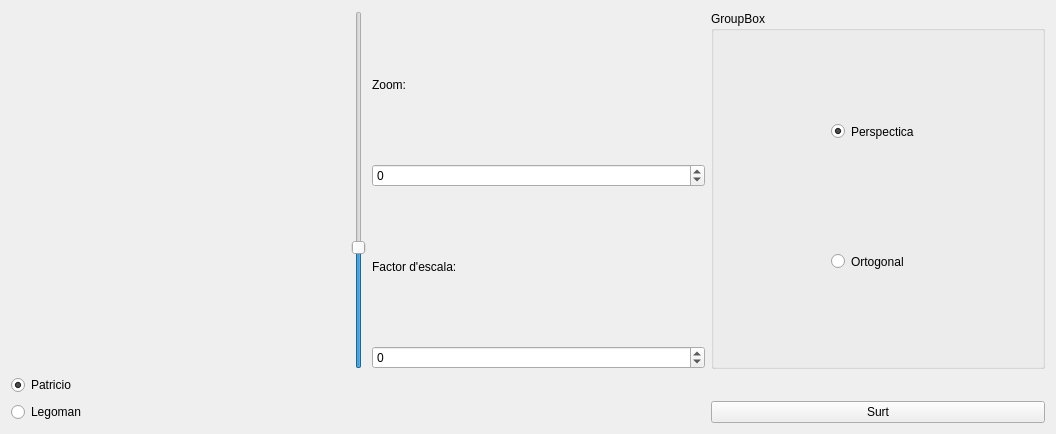
<?xml version="1.0" encoding="UTF-8"?>
<ui version="4.0">
 <class>MyForm</class>
 <widget class="QWidget" name="MyForm">
  <property name="geometry">
   <rect>
    <x>0</x>
    <y>0</y>
    <width>1056</width>
    <height>434</height>
   </rect>
  </property>
  <property name="windowTitle">
   <string>Form</string>
  </property>
  <layout class="QGridLayout" name="gridLayout">
   <item row="4" column="5">
    <widget class="QPushButton" name="pushButton">
     <property name="text">
      <string>Surt</string>
     </property>
    </widget>
   </item>
   <item row="1" column="2">
    <widget class="QSlider" name="verticalSlider">
     <property name="minimum">
      <number>-30</number>
     </property>
     <property name="maximum">
      <number>60</number>
     </property>
     <property name="orientation">
      <enum>Qt::Orientation::Vertical</enum>
     </property>
    </widget>
   </item>
   <item row="1" column="1">
    <widget class="MyGLWidget" name="widget" native="true"/>
   </item>
   <item row="3" column="1">
    <widget class="QRadioButton" name="radioButton">
     <property name="text">
      <string>Patricio</string>
     </property>
     <property name="checked">
      <bool>true</bool>
     </property>
    </widget>
   </item>
   <item row="4" column="1">
    <widget class="QRadioButton" name="radioButton_2">
     <property name="text">
      <string>Legoman</string>
     </property>
    </widget>
   </item>
   <item row="1" column="5">
    <layout class="QVBoxLayout" name="verticalLayout">
     <item>
      <widget class="QGroupBox" name="groupBox">
       <property name="title">
        <string>GroupBox</string>
       </property>
       <widget class="QRadioButton" name="radioButton_4">
        <property name="geometry">
         <rect>
          <x>120</x>
          <y>110</y>
          <width>231</width>
          <height>21</height>
         </rect>
        </property>
        <property name="text">
         <string>Perspectica</string>
        </property>
        <property name="checked">
         <bool>true</bool>
        </property>
       </widget>
       <widget class="QRadioButton" name="radioButton_3">
        <property name="geometry">
         <rect>
          <x>120</x>
          <y>240</y>
          <width>231</width>
          <height>21</height>
         </rect>
        </property>
        <property name="text">
         <string>Ortogonal</string>
        </property>
        <property name="checked">
         <bool>false</bool>
        </property>
       </widget>
      </widget>
     </item>
    </layout>
   </item>
   <item row="1" column="3">
    <layout class="QVBoxLayout" name="verticalLayout_2">
     <item>
      <widget class="QLabel" name="label">
       <property name="minimumSize">
        <size>
         <width>333</width>
         <height>0</height>
        </size>
       </property>
       <property name="maximumSize">
        <size>
         <width>333</width>
         <height>16777215</height>
        </size>
       </property>
       <property name="text">
        <string>Zoom:</string>
       </property>
      </widget>
     </item>
     <item>
      <widget class="QSpinBox" name="spinBox">
       <property name="minimumSize">
        <size>
         <width>333</width>
         <height>0</height>
        </size>
       </property>
       <property name="minimum">
        <number>-30</number>
       </property>
       <property name="maximum">
        <number>60</number>
       </property>
      </widget>
     </item>
     <item>
      <widget class="QLabel" name="label_2">
       <property name="minimumSize">
        <size>
         <width>333</width>
         <height>147</height>
        </size>
       </property>
       <property name="text">
        <string>Factor d'escala:</string>
       </property>
      </widget>
     </item>
     <item>
      <widget class="QSpinBox" name="spinBox_2">
       <property name="minimumSize">
        <size>
         <width>333</width>
         <height>0</height>
        </size>
       </property>
       <property name="minimum">
        <number>-10</number>
       </property>
       <property name="maximum">
        <number>4</number>
       </property>
      </widget>
     </item>
    </layout>
   </item>
  </layout>
 </widget>
 <customwidgets>
  <customwidget>
   <class>MyGLWidget</class>
   <extends>QWidget</extends>
   <header>MyGLWidget.h</header>
   <container>1</container>
   <slots>
    <slot>canvia_FOV(int)</slot>
    <slot>canvia_VAO(bool)</slot>
    <slot>canvia_perspectiva(bool)</slot>
    <slot>canvia_escala(int)</slot>
   </slots>
  </customwidget>
 </customwidgets>
 <resources/>
 <connections>
  <connection>
   <sender>verticalSlider</sender>
   <signal>valueChanged(int)</signal>
   <receiver>spinBox</receiver>
   <slot>setValue(int)</slot>
   <hints>
    <hint type="sourcelabel">
     <x>364</x>
     <y>131</y>
    </hint>
    <hint type="destinationlabel">
     <x>704</x>
     <y>185</y>
    </hint>
   </hints>
  </connection>
  <connection>
   <sender>spinBox</sender>
   <signal>valueChanged(int)</signal>
   <receiver>verticalSlider</receiver>
   <slot>setValue(int)</slot>
   <hints>
    <hint type="sourcelabel">
     <x>704</x>
     <y>185</y>
    </hint>
    <hint type="destinationlabel">
     <x>364</x>
     <y>259</y>
    </hint>
   </hints>
  </connection>
  <connection>
   <sender>verticalSlider</sender>
   <signal>valueChanged(int)</signal>
   <receiver>widget</receiver>
   <slot>canvia_FOV(int)</slot>
   <hints>
    <hint type="sourcelabel">
     <x>364</x>
     <y>82</y>
    </hint>
    <hint type="destinationlabel">
     <x>204</x>
     <y>58</y>
    </hint>
   </hints>
  </connection>
  <connection>
   <sender>spinBox</sender>
   <signal>valueChanged(int)</signal>
   <receiver>widget</receiver>
   <slot>canvia_FOV(int)</slot>
   <hints>
    <hint type="sourcelabel">
     <x>666</x>
     <y>185</y>
    </hint>
    <hint type="destinationlabel">
     <x>182</x>
     <y>312</y>
    </hint>
   </hints>
  </connection>
  <connection>
   <sender>pushButton</sender>
   <signal>clicked()</signal>
   <receiver>MyForm</receiver>
   <slot>close()</slot>
   <hints>
    <hint type="sourcelabel">
     <x>1046</x>
     <y>424</y>
    </hint>
    <hint type="destinationlabel">
     <x>685</x>
     <y>358</y>
    </hint>
   </hints>
  </connection>
  <connection>
   <sender>radioButton</sender>
   <signal>toggled(bool)</signal>
   <receiver>widget</receiver>
   <slot>canvia_VAO(bool)</slot>
   <hints>
    <hint type="sourcelabel">
     <x>46</x>
     <y>392</y>
    </hint>
    <hint type="destinationlabel">
     <x>45</x>
     <y>368</y>
    </hint>
   </hints>
  </connection>
  <connection>
   <sender>radioButton_2</sender>
   <signal>toggled(bool)</signal>
   <receiver>widget</receiver>
   <slot>canvia_VAO(bool)</slot>
   <hints>
    <hint type="sourcelabel">
     <x>131</x>
     <y>423</y>
    </hint>
    <hint type="destinationlabel">
     <x>129</x>
     <y>354</y>
    </hint>
   </hints>
  </connection>
  <connection>
   <sender>radioButton_4</sender>
   <signal>toggled(bool)</signal>
   <receiver>widget</receiver>
   <slot>canvia_perspectiva(bool)</slot>
   <hints>
    <hint type="sourcelabel">
     <x>1063</x>
     <y>138</y>
    </hint>
    <hint type="destinationlabel">
     <x>244</x>
     <y>368</y>
    </hint>
   </hints>
  </connection>
  <connection>
   <sender>radioButton_3</sender>
   <signal>toggled(bool)</signal>
   <receiver>widget</receiver>
   <slot>canvia_perspectiva(bool)</slot>
   <hints>
    <hint type="sourcelabel">
     <x>1063</x>
     <y>270</y>
    </hint>
    <hint type="destinationlabel">
     <x>240</x>
     <y>345</y>
    </hint>
   </hints>
  </connection>
  <connection>
   <sender>spinBox_2</sender>
   <signal>valueChanged(int)</signal>
   <receiver>widget</receiver>
   <slot>canvia_escala(int)</slot>
   <hints>
    <hint type="sourcelabel">
     <x>388</x>
     <y>352</y>
    </hint>
    <hint type="destinationlabel">
     <x>317</x>
     <y>292</y>
    </hint>
   </hints>
  </connection>
 </connections>
</ui>
